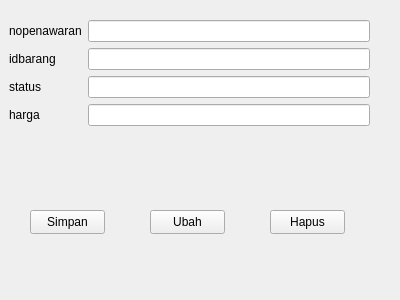
<?xml version="1.0" encoding="UTF-8"?>
<ui version="4.0">
 <class>Formpenawaran</class>
 <widget class="QWidget" name="Formpenawaran">
  <property name="geometry">
   <rect>
    <x>0</x>
    <y>0</y>
    <width>400</width>
    <height>300</height>
   </rect>
  </property>
  <property name="windowTitle">
   <string>Form</string>
  </property>
  <widget class="QWidget" name="formLayoutWidget">
   <property name="geometry">
    <rect>
     <x>9</x>
     <y>20</y>
     <width>361</width>
     <height>171</height>
    </rect>
   </property>
   <layout class="QFormLayout" name="formLayout">
    <item row="0" column="0">
     <widget class="QLabel" name="nopenawaranLabel">
      <property name="text">
       <string>nopenawaran</string>
      </property>
     </widget>
    </item>
    <item row="0" column="1">
     <widget class="QLineEdit" name="nopenawaranLineEdit"/>
    </item>
    <item row="1" column="0">
     <widget class="QLabel" name="idbarangLabel">
      <property name="text">
       <string>idbarang</string>
      </property>
     </widget>
    </item>
    <item row="1" column="1">
     <widget class="QLineEdit" name="idbarangLineEdit"/>
    </item>
    <item row="2" column="0">
     <widget class="QLabel" name="statusLabel">
      <property name="text">
       <string>status</string>
      </property>
     </widget>
    </item>
    <item row="2" column="1">
     <widget class="QLineEdit" name="statusLineEdit"/>
    </item>
    <item row="3" column="0">
     <widget class="QLabel" name="hargaLabel">
      <property name="text">
       <string>harga</string>
      </property>
     </widget>
    </item>
    <item row="3" column="1">
     <widget class="QLineEdit" name="hargaLineEdit"/>
    </item>
   </layout>
  </widget>
  <widget class="QPushButton" name="pushButton">
   <property name="geometry">
    <rect>
     <x>30</x>
     <y>210</y>
     <width>75</width>
     <height>24</height>
    </rect>
   </property>
   <property name="text">
    <string>Simpan</string>
   </property>
  </widget>
  <widget class="QPushButton" name="pushButton_2">
   <property name="geometry">
    <rect>
     <x>150</x>
     <y>210</y>
     <width>75</width>
     <height>24</height>
    </rect>
   </property>
   <property name="text">
    <string>Ubah</string>
   </property>
  </widget>
  <widget class="QPushButton" name="pushButton_3">
   <property name="geometry">
    <rect>
     <x>270</x>
     <y>210</y>
     <width>75</width>
     <height>24</height>
    </rect>
   </property>
   <property name="text">
    <string>Hapus</string>
   </property>
  </widget>
 </widget>
 <resources/>
 <connections/>
</ui>
